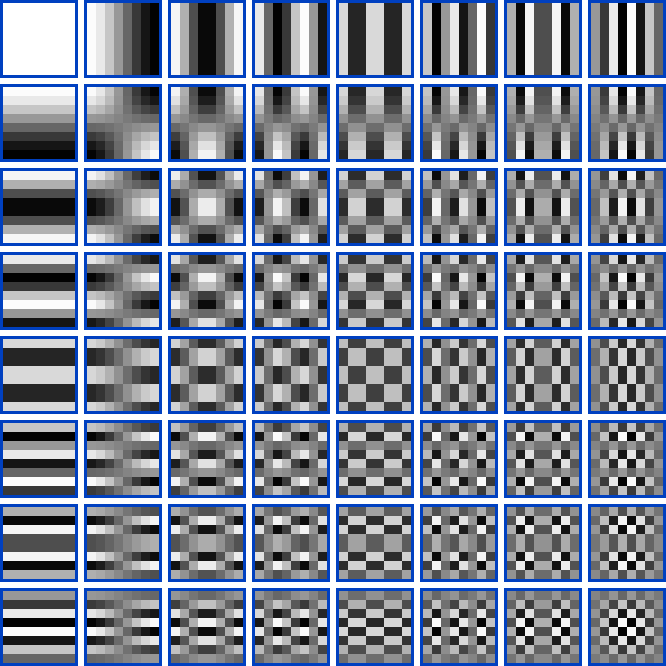
#> input picture jpeg_dct.png, 666 x 666 px
$ python -i plot_jpeg_dct.py   (imports and definitions only)
#> lines starting #> are read from the running program, lines starting #| are printed output that depends on the picture; after the words box and inside, x2 and y2 are one past the last pixel; in counts of white or black regions, pixels touching at a corner belong together
from PIL import Image
from itertools import product
from math import cos, pi

PNG_FILENAME = "jpeg_dct.png"
SVG_FILENAME = "jpeg_dct.svg"

SEAMLESS = False
SCALE = 3
NO_PADDING = False


# Layout
CELL_SIZE = 24*SCALE
PADDING = 3*SCALE
GRID_WIDTH = 1*SCALE

if NO_PADDING: PADDING = -GRID_WIDTH
if SEAMLESS: PADDING = GRID_WIDTH = 0

CELL_OFFSET = CELL_SIZE+PADDING+GRID_WIDTH

SVG_TEXT_SPACE = 20*SCALE
SVG_TEXT_SIZE = 10*SCALE

# JPEG specific:
CELL_COUNT = 8
BLOCK_SIZE = 8


GRID_COLOR = (0, 64, 192, 255)
TEXT_COLOR = (0, 64, 192, 255)


SIZE = CELL_SIZE*CELL_COUNT + PADDING*(CELL_COUNT-1) + GRID_WIDTH*(CELL_COUNT+1)

img = Image.new("RGBA", (SIZE,SIZE))
#> img: PIL image 666x666 RGBA; every value is 0
#> further down, picture is the input picture: PIL image 666x666 RGBA; mean R, G, B, A 96.5, 104.8, 121.4, 223.9
# [34 lines not run here, left out]


import cairo
import numpy as np

def pil_image_to_cairo_surface(img):
    img = img.convert("RGBA")
    r, g, b, a = img.split()
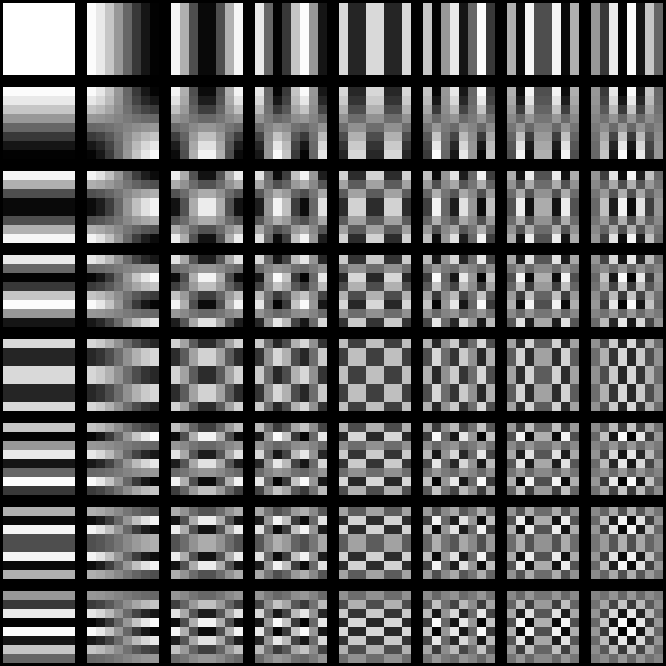
#> r: PIL image 666x666 L; min 0, max 255, mean 96.5
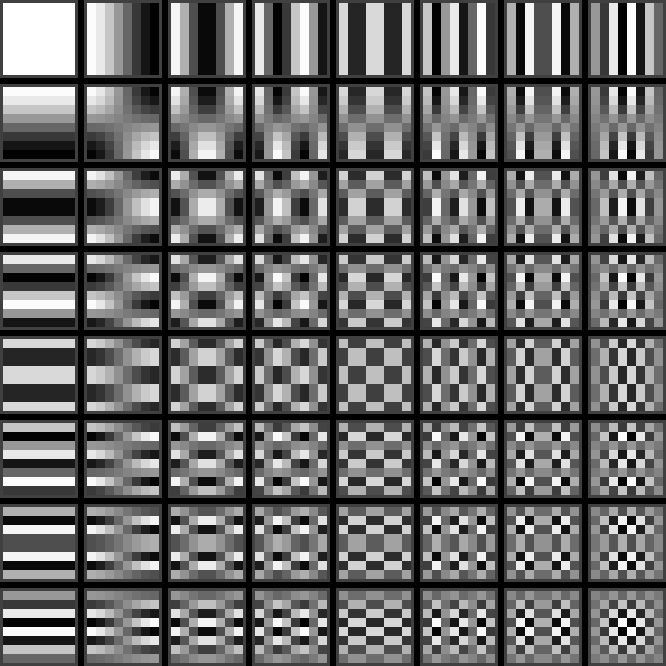
#> g: PIL image 666x666 L; min 0, max 255, mean 104.8
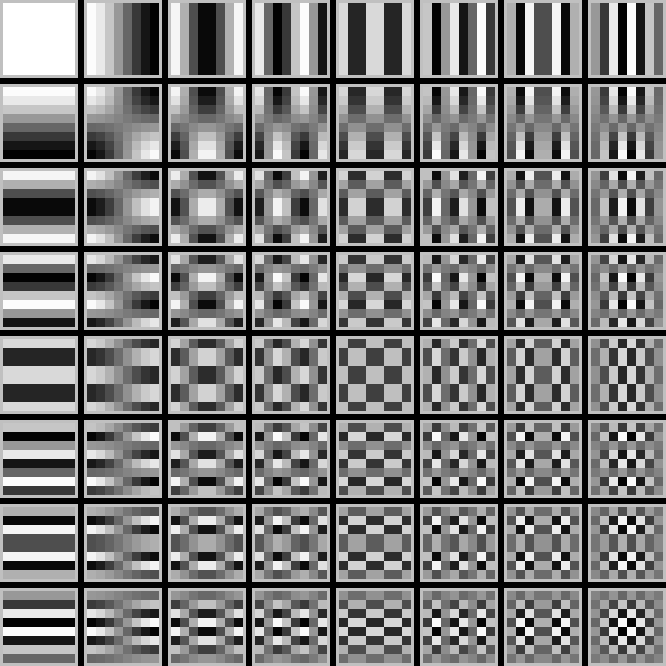
#> b: PIL image 666x666 L; min 0, max 255, mean 121.4
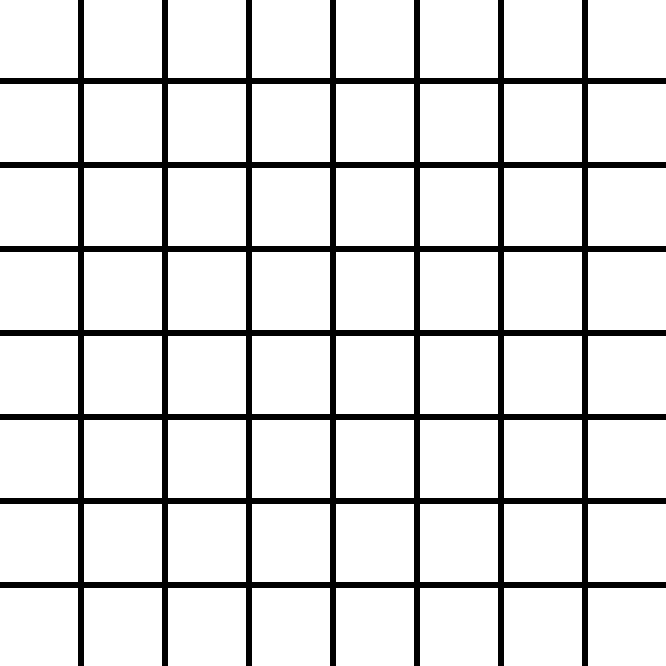
#> a: PIL image 666x666 L; 87.8% white; 1 black region, box (x1, y1, x2, y2) and area: (0, 0, 666, 666) 54180
    img = Image.merge("RGBA", (b, g, r, a))
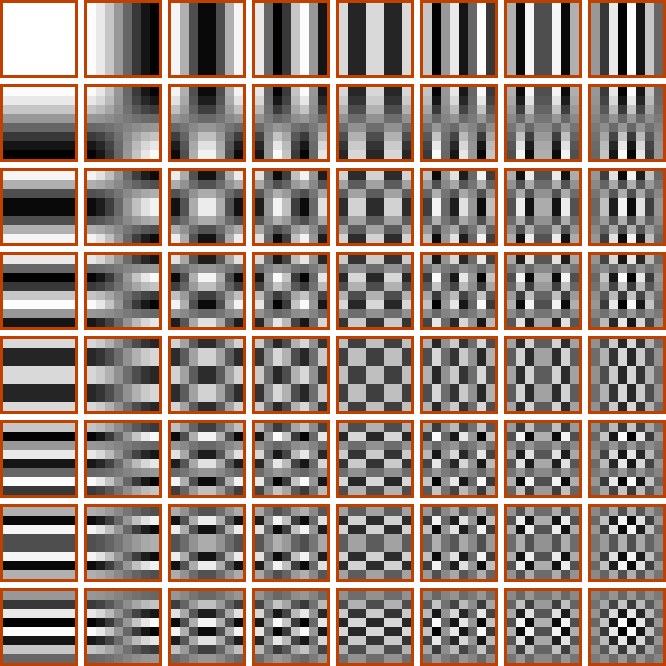
#> img: PIL image 666x666 RGBA; mean R, G, B, A 121.4, 104.8, 96.5, 223.9; transparent parts drawn white

    arr = np.array(img)
    height, width, channels = arr.shape
#> height = 666; width = 666; channels = 4
#> (the run stopped early here; a loop or call above may not have finished)
